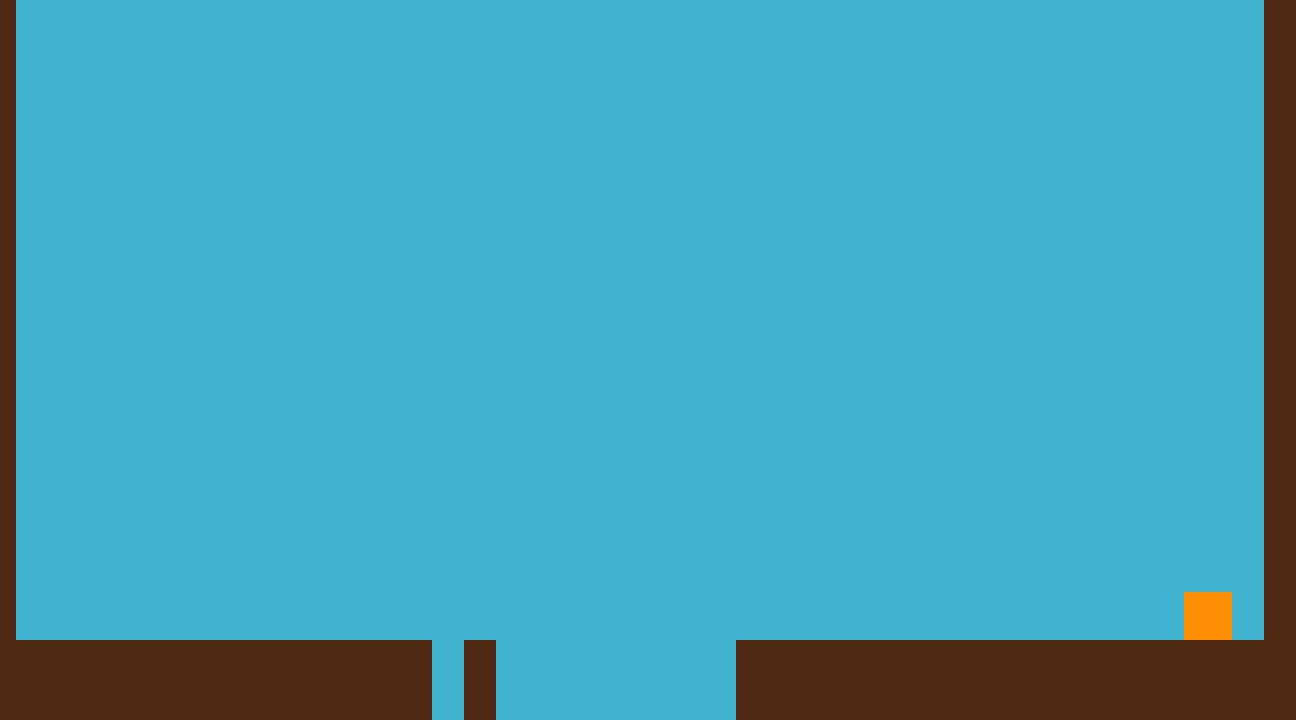

A 2D game scene composited from a Tiled map and its tileset images. What follows is a short description and the map's XML, with each tile layer's data collapsed to a summary:
An orthogonal 81x45 tile map with 16x16 px tiles, 2 tile layers (Capa de patrones 1, Capa de patrones 2).

<map version="1.2" tiledversion="1.3.1" orientation="orthogonal" renderorder="right-down" compressionlevel="0" width="81" height="45" tilewidth="16" tileheight="16" infinite="0" nextlayerid="3" nextobjectid="1">
 <tileset firstgid="1" source="Tiles.tsx" />
 <layer id="1" name="Capa de patrones 1" width="81" height="45">
  <data>[3645 cells, 3645 non-empty, 1 distinct tile ids]</data>
 </layer>
 <layer id="2" name="Capa de patrones 2" width="81" height="45">
  <data>[3645 cells, 449 non-empty, 2 distinct tile ids]</data>
 </layer>
</map>
